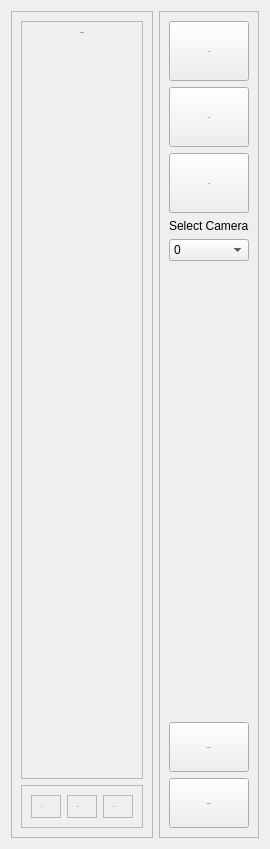
      <widget class="QWidget" name="tab_3">
       <attribute name="title">
        <string>Automatic [CV]</string>
       </attribute>
       <layout class="QHBoxLayout" name="horizontalLayout_5">
        <item>
         <widget class="QFrame" name="frame_7">
          <property name="frameShape">
           <enum>QFrame::StyledPanel</enum>
          </property>
          <property name="frameShadow">
           <enum>QFrame::Raised</enum>
          </property>
          <layout class="QVBoxLayout" name="verticalLayout_4">
           <item>
            <widget class="QFrame" name="frame">
             <property name="frameShape">
              <enum>QFrame::StyledPanel</enum>
             </property>
             <property name="frameShadow">
              <enum>QFrame::Raised</enum>
             </property>
             <layout class="QVBoxLayout" name="verticalLayout_2">
              <item>
               <widget class="QLabel" name="label_5">
                <property name="sizeIncrement">
                 <size>
                  <width>5</width>
                  <height>5</height>
                 </size>
                </property>
                <property name="font">
                 <font>
                  <family>Your Selected Font</family>
                  <pointsize>-1</pointsize>
                 </font>
                </property>
                <property name="text">
                 <string>Preview</string>
                </property>
                <property name="alignment">
                 <set>Qt::AlignCenter</set>
                </property>
               </widget>
              </item>
              <item>
               <widget class="QLabel" name="videoLabel">
                <property name="sizePolicy">
                 <sizepolicy hsizetype="Expanding" vsizetype="Expanding">
                  <horstretch>0</horstretch>
                  <verstretch>0</verstretch>
                 </sizepolicy>
                </property>
                <property name="text">
                 <string/>
                </property>
                <property name="scaledContents">
                 <bool>true</bool>
                </property>
               </widget>
              </item>
             </layout>
            </widget>
           </item>
           <item>
            <widget class="QFrame" name="frame_3">
             <property name="frameShape">
              <enum>QFrame::StyledPanel</enum>
             </property>
             <property name="frameShadow">
              <enum>QFrame::Raised</enum>
             </property>
             <layout class="QHBoxLayout" name="horizontalLayout_4">
              <item>
               <widget class="QFrame" name="frame_4">
                <property name="frameShape">
                 <enum>QFrame::StyledPanel</enum>
                </property>
                <property name="frameShadow">
                 <enum>QFrame::Raised</enum>
                </property>
                <layout class="QHBoxLayout" name="horizontalLayout">
                 <item>
                  <widget class="QLabel" name="label_6">
                   <property name="sizeIncrement">
                    <size>
                     <width>5</width>
                     <height>5</height>
                    </size>
                   </property>
                   <property name="font">
                    <font>
                     <family>Your Selected Font</family>
                     <pointsize>-1</pointsize>
                    </font>
                   </property>
                   <property name="text">
                    <string>θ1:</string>
                   </property>
                   <property name="alignment">
                    <set>Qt::AlignLeading|Qt::AlignLeft|Qt::AlignVCenter</set>
                   </property>
                  </widget>
                 </item>
                 <item>
                  <widget class="QLabel" name="theta_1">
                   <property name="sizePolicy">
                    <sizepolicy hsizetype="Expanding" vsizetype="Preferred">
                     <horstretch>0</horstretch>
                     <verstretch>0</verstretch>
                    </sizepolicy>
                   </property>
                   <property name="sizeIncrement">
                    <size>
                     <width>5</width>
                     <height>5</height>
                    </size>
                   </property>
                   <property name="font">
                    <font>
                     <family>Your Selected Font</family>
                     <pointsize>-1</pointsize>
                     <weight>75</weight>
                     <bold>true</bold>
                    </font>
                   </property>
                   <property name="accessibleDescription">
                    <string>theta1</string>
                   </property>
                   <property name="text">
                    <string/>
                   </property>
                   <property name="alignment">
                    <set>Qt::AlignLeading|Qt::AlignLeft|Qt::AlignVCenter</set>
                   </property>
                  </widget>
                 </item>
                </layout>
               </widget>
              </item>
              <item>
               <widget class="QFrame" name="frame_5">
                <property name="frameShape">
                 <enum>QFrame::StyledPanel</enum>
                </property>
                <property name="frameShadow">
                 <enum>QFrame::Raised</enum>
                </property>
                <layout class="QHBoxLayout" name="horizontalLayout_2">
                 <item>
                  <widget class="QLabel" name="label_7">
                   <property name="sizeIncrement">
                    <size>
                     <width>5</width>
                     <height>5</height>
                    </size>
                   </property>
                   <property name="font">
                    <font>
                     <family>Your Selected Font</family>
                     <pointsize>-1</pointsize>
                    </font>
                   </property>
                   <property name="text">
                    <string>θ2:</string>
                   </property>
                   <property name="alignment">
                    <set>Qt::AlignLeading|Qt::AlignLeft|Qt::AlignVCenter</set>
                   </property>
                  </widget>
                 </item>
                 <item>
                  <widget class="QLabel" name="theta_2">
                   <property name="sizePolicy">
                    <sizepolicy hsizetype="Expanding" vsizetype="Preferred">
                     <horstretch>0</horstretch>
                     <verstretch>0</verstretch>
                    </sizepolicy>
                   </property>
                   <property name="sizeIncrement">
                    <size>
                     <width>5</width>
                     <height>5</height>
                    </size>
                   </property>
                   <property name="font">
                    <font>
                     <family>Your Selected Font</family>
                     <pointsize>-1</pointsize>
                     <weight>75</weight>
                     <bold>true</bold>
                    </font>
                   </property>
                   <property name="accessibleDescription">
                    <string>theta1</string>
                   </property>
                   <property name="text">
                    <string/>
                   </property>
                   <property name="alignment">
                    <set>Qt::AlignLeading|Qt::AlignLeft|Qt::AlignVCenter</set>
                   </property>
                  </widget>
                 </item>
                </layout>
               </widget>
              </item>
              <item>
               <widget class="QFrame" name="frame_6">
                <property name="frameShape">
                 <enum>QFrame::StyledPanel</enum>
                </property>
                <property name="frameShadow">
                 <enum>QFrame::Raised</enum>
                </property>
                <layout class="QHBoxLayout" name="horizontalLayout_3">
                 <item>
                  <widget class="QLabel" name="label_8">
                   <property name="sizeIncrement">
                    <size>
                     <width>5</width>
                     <height>5</height>
                    </size>
                   </property>
                   <property name="font">
                    <font>
                     <family>Your Selected Font</family>
                     <pointsize>-1</pointsize>
                    </font>
                   </property>
                   <property name="text">
                    <string>θ3:</string>
                   </property>
                   <property name="alignment">
                    <set>Qt::AlignLeading|Qt::AlignLeft|Qt::AlignVCenter</set>
                   </property>
                  </widget>
                 </item>
                 <item>
                  <widget class="QLabel" name="theta_3">
                   <property name="sizePolicy">
                    <sizepolicy hsizetype="Expanding" vsizetype="Preferred">
                     <horstretch>0</horstretch>
                     <verstretch>0</verstretch>
                    </sizepolicy>
                   </property>
                   <property name="sizeIncrement">
                    <size>
                     <width>5</width>
                     <height>5</height>
                    </size>
                   </property>
                   <property name="font">
                    <font>
                     <family>Your Selected Font</family>
                     <pointsize>-1</pointsize>
                     <weight>75</weight>
                     <bold>true</bold>
                    </font>
                   </property>
                   <property name="accessibleDescription">
                    <string>theta1</string>
                   </property>
                   <property name="text">
                    <string/>
                   </property>
                   <property name="alignment">
                    <set>Qt::AlignLeading|Qt::AlignLeft|Qt::AlignVCenter</set>
                   </property>
                  </widget>
                 </item>
                </layout>
               </widget>
              </item>
             </layout>
            </widget>
           </item>
          </layout>
         </widget>
        </item>
        <item>
         <widget class="QFrame" name="frame_2">
          <property name="frameShape">
           <enum>QFrame::StyledPanel</enum>
          </property>
          <property name="frameShadow">
           <enum>QFrame::Raised</enum>
          </property>
          <layout class="QVBoxLayout" name="verticalLayout_3">
           <item>
            <widget class="QPushButton" name="viewBtn">
             <property name="sizePolicy">
              <sizepolicy hsizetype="Minimum" vsizetype="Minimum">
               <horstretch>0</horstretch>
               <verstretch>0</verstretch>
              </sizepolicy>
             </property>
             <property name="minimumSize">
              <size>
               <width>20</width>
               <height>60</height>
              </size>
             </property>
             <property name="font">
              <font>
               <family>Your Selected Font</family>
               <pointsize>-1</pointsize>
               <weight>62</weight>
               <bold>true</bold>
              </font>
             </property>
             <property name="text">
              <string>View</string>
             </property>
            </widget>
           </item>
           <item>
            <widget class="QPushButton" name="startBtn">
             <property name="sizePolicy">
              <sizepolicy hsizetype="Minimum" vsizetype="Minimum">
               <horstretch>0</horstretch>
               <verstretch>0</verstretch>
              </sizepolicy>
             </property>
             <property name="minimumSize">
              <size>
               <width>20</width>
               <height>60</height>
              </size>
             </property>
             <property name="font">
              <font>
               <family>Your Selected Font</family>
               <pointsize>-1</pointsize>
               <weight>62</weight>
               <bold>true</bold>
              </font>
             </property>
             <property name="text">
              <string>Start</string>
             </property>
            </widget>
           </item>
           <item>
            <widget class="QPushButton" name="stopBtn">
             <property name="sizePolicy">
              <sizepolicy hsizetype="Minimum" vsizetype="Minimum">
               <horstretch>0</horstretch>
               <verstretch>0</verstretch>
              </sizepolicy>
             </property>
             <property name="minimumSize">
              <size>
               <width>20</width>
               <height>60</height>
              </size>
             </property>
             <property name="font">
              <font>
               <family>Your Selected Font</family>
               <pointsize>-1</pointsize>
               <weight>62</weight>
               <bold>true</bold>
              </font>
             </property>
             <property name="text">
              <string>Stop</string>
             </property>
            </widget>
           </item>
           <item>
            <widget class="QLabel" name="label_9">
             <property name="text">
              <string>Select Camera</string>
             </property>
            </widget>
           </item>
           <item>
            <widget class="QComboBox" name="cam_select">
             <item>
              <property name="text">
               <string>0</string>
              </property>
             </item>
             <item>
              <property name="text">
               <string>1</string>
              </property>
             </item>
             <item>
              <property name="text">
               <string>2</string>
              </property>
             </item>
             <item>
              <property name="text">
               <string>3</string>
              </property>
             </item>
             <item>
              <property name="text">
               <string>4</string>
              </property>
             </item>
            </widget>
           </item>
           <item>
            <spacer name="verticalSpacer">
             <property name="orientation">
              <enum>Qt::Vertical</enum>
             </property>
             <property name="sizeHint" stdset="0">
              <size>
               <width>20</width>
               <height>455</height>
              </size>
             </property>
            </spacer>
           </item>
           <item>
            <widget class="QPushButton" name="innerBtn">
             <property name="sizePolicy">
              <sizepolicy hsizetype="Minimum" vsizetype="Minimum">
               <horstretch>0</horstretch>
               <verstretch>0</verstretch>
              </sizepolicy>
             </property>
             <property name="minimumSize">
              <size>
               <width>20</width>
               <height>50</height>
              </size>
             </property>
             <property name="font">
              <font>
               <family>Your Selected Font</family>
               <pointsize>-1</pointsize>
               <weight>62</weight>
               <bold>true</bold>
              </font>
             </property>
             <property name="text">
              <string>Inner Cal</string>
             </property>
             <property name="shortcut">
              <string>I</string>
             </property>
            </widget>
           </item>
           <item>
            <widget class="QPushButton" name="outerBtn">
             <property name="sizePolicy">
              <sizepolicy hsizetype="Minimum" vsizetype="Minimum">
               <horstretch>0</horstretch>
               <verstretch>0</verstretch>
              </sizepolicy>
             </property>
             <property name="minimumSize">
              <size>
               <width>20</width>
               <height>50</height>
              </size>
             </property>
             <property name="font">
              <font>
               <family>Your Selected Font</family>
               <pointsize>-1</pointsize>
               <weight>62</weight>
               <bold>true</bold>
              </font>
             </property>
             <property name="text">
              <string>Outer Cal</string>
             </property>
             <property name="shortcut">
              <string>O</string>
             </property>
            </widget>
           </item>
          </layout>
         </widget>
        </item>
       </layout>
      </widget>
